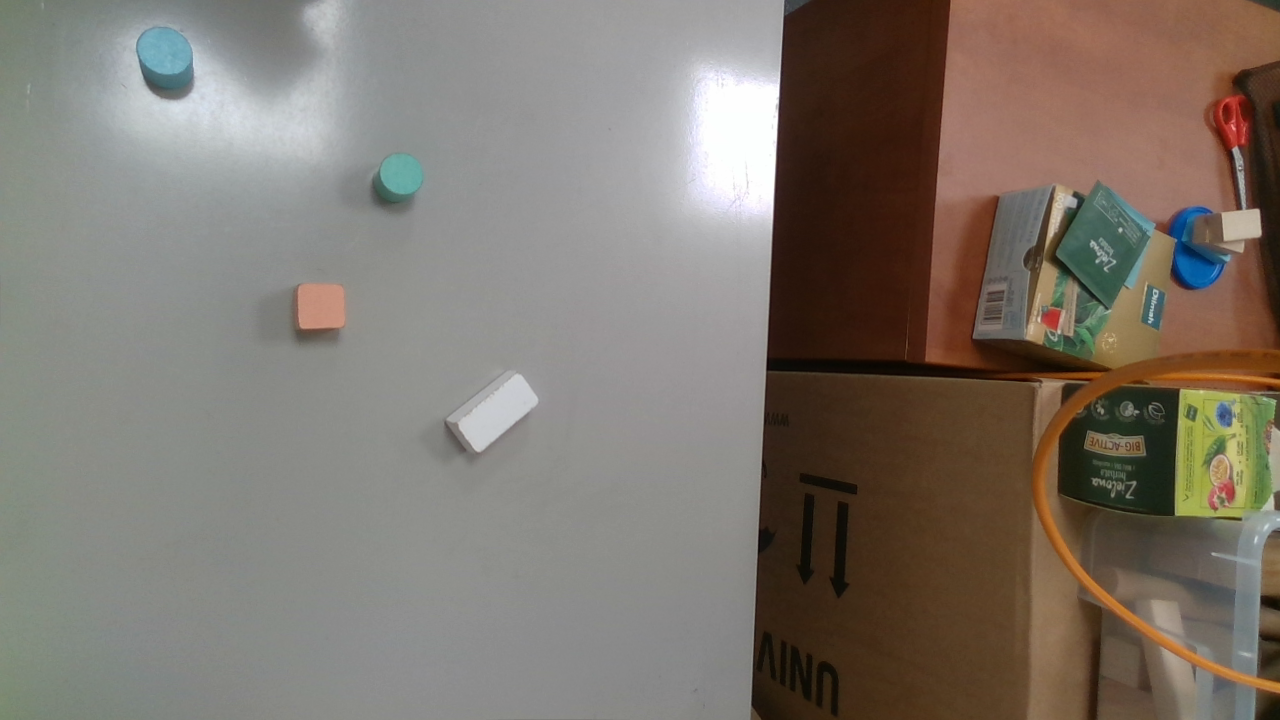
#> input picture hw1_final/stitching/undistorted_img1.png, 1280 x 720 px; the run also reads 1 picture not shown here
$ python stitch.py   (older library calls are emulated)
#> lines starting #> are read from the running program, lines starting #| are printed output that depends on the picture
###### IMPORTING LIBRARIES #####

import cv2
import matplotlib.pyplot as plt
import numpy as np

###### FUNCTIONS USED IN DIFFERENT TASKS #####

# APPLYING PROJECTIVE TRANSFORMATION - USED IN TASKS 2, 4, 5, 6, 7
def apply_projective_transformation(src_image, H):
    height = src_image.shape[0]
    width = src_image.shape[1]
    invH = np.linalg.inv(H)

    corners = np.array([[0, 0, 1], [width-1, 0, 1], [0, height-1, 1], [width-1, height-1, 1]])
    transformed_corners = np.matmul(H, corners.T).T
    transformed_corners /= transformed_corners[:, 2].reshape(-1, 1)

    min_x = int(np.floor(min(transformed_corners[:, 0])))
    max_x = int(np.ceil(max(transformed_corners[:, 0])))
    min_y = int(np.floor(min(transformed_corners[:, 1])))
    max_y = int(np.ceil(max(transformed_corners[:, 1])))

    new_width = max_x - min_x
    new_height = max_y - min_y

    dst_image = np.zeros((new_height, new_width, 3), dtype=np.uint8)

    for y in range(new_height):
        for x in range(new_width):
            dst_pixel = np.array([x+min_x, y+min_y, 1])
            src_pixel = np.matmul(invH, dst_pixel)
            src_x, src_y = int(round(src_pixel[0] / src_pixel[2])), int(round(src_pixel[1] / src_pixel[2]))
            if 0 <= src_x < width and 0 <= src_y < height:
                dst_image[y, x] = src_image[src_y, src_x]

    cv2.imshow("orginal", src_image)
    cv2.waitKey(0)
    cv2.destroyAllWindows()
    cv2.imshow("transformed", dst_image)
    cv2.waitKey(0)
    cv2.destroyAllWindows()

    return dst_image, min_x, max_x, min_y, max_y

# FINDING HOMOGRAPHY - USED IN TASKS 3, 4, 5, 6, 7
def find_homography(src_pts, dst_pts):
    A=[]
    for i in range(len(src_pts)):
        A.append([src_pts[i][0], src_pts[i][1], 1, 0, 0, 0, -dst_pts[i][0]*src_pts[i][0], -dst_pts[i][0]*src_pts[i][1], -dst_pts[i][0]])
        A.append([0, 0, 0, src_pts[i][0], src_pts[i][1], 1, -dst_pts[i][1]*src_pts[i][0], -dst_pts[i][1]*src_pts[i][1], -dst_pts[i][1]])
    A=np.array(A)
    M=np.transpose(A)
    _, _, V = np.linalg.svd(A)
    eigenvector = V[-1, :]
    # WE ASSUME h33=1
    eigenvector=eigenvector/eigenvector[-1]
    H=eigenvector.reshape(3, 3)
    return H

# RESHAPING PHOTO TO PLACE IT ON WHOLE PANORAMA - USED IN TASKS 5, 6, 7
def get_new_shape(img, min_x, max_x, min_y, max_y, offset_x, offset_y):
    height, width=img.shape[0], img.shape[1]
    up=-min_y
    down=max_y-height
    height_new=up+height+down
    left=-min_x
    right=max_x-width
    width_new=left+width+right
    shape_new = np.zeros((height_new, width_new, 3), dtype=np.uint8)
    shape_new[-offset_y:height-offset_y, offset_x:offset_x+width, :]=img[:, :, :]

    return shape_new

# CALCULATING COST WITH MODIFICATION TO PENALISE NOT OVERLAPPING REGIONS - USED IN TASKS 5, 6, 7
def calc_cost(left, right):
    diff = np.abs(left - right)
    grayscale = 0.3 * diff[:, :, 0] + 0.59 * diff[:, :, 1] + 0.11 * diff[:, :, 2]
    pixel1_black=np.all(left == 0, axis=-1)
    pixel2_black = np.all(right == 0, axis=-1)
    not_overlap = (pixel1_black & ~pixel2_black) | (~pixel1_black & pixel2_black)
    penalty=grayscale**2+not_overlap*1000000000
    return penalty

# FINDING SEAM - USED IN TASKS 5, 6, 7
def find_seam(left_img, right_img, left_overlap_line, right_overlap_line):
    height, width=left_img.shape[0], left_img.shape[1]
    left_img_overlap=left_img[:, left_overlap_line:right_overlap_line]
    right_img_overlap=right_img[:, left_overlap_line:right_overlap_line]
    col_length=height
    row_length=right_overlap_line-left_overlap_line

    costs=calc_cost(left_img_overlap, right_img_overlap)

    cost_tab=np.zeros((col_length, row_length))
    path_ids=np.zeros((col_length, row_length), dtype=np.uint32)
    cost_tab[0, :]=costs[0, :]

    for i in range(1, col_length):
        for j in range(row_length):
            best_id=j
            min_cost=cost_tab[i-1, j]
            if j-1>0:
                if cost_tab[i-1, j-1]<min_cost:
                    best_id=j-1
                    min_cost=cost_tab[i-1, j-1]
            if j+1<row_length:
                if cost_tab[i-1, j+1]<min_cost:
                    best_id=j+1
                    min_cost=cost_tab[i-1, j+1]
            cost_tab[i, j]=min_cost+costs[i, j]
            path_ids[i, j]=best_id

    best_path=[]
    best_id = np.argmin(cost_tab[-1])
    for i in range(col_length-1, -1, -1):
        best_path.append([i, best_id+left_overlap_line])
        best_id=path_ids[i, best_id]

    best_path.reverse()

    return best_path

# PLOTTING SEAM - USED IN TASKS 5, 6, 7
def plot_seam(left_img, right_img, seam):
    plt.figure(figsize=(12, 6))

    plt.subplot(1, 2, 1)
    plt.imshow(left_img)
    plt.plot([s[1] for s in seam], [s[0] for s in seam], color='red', linewidth=1)
    plt.title("left image")

    plt.subplot(1, 2, 2)
    plt.imshow(right_img)
    plt.plot([s[1] for s in seam], [s[0] for s in seam], color='red', linewidth=1)
    plt.title("right image")

    plt.show()

# STITCHING TWO PHOTOS - USED IN TASKS 5, 6, 7
def stitch_images(left_img, right_img, seam):
    height, width=left_img.shape[0], left_img.shape[1]
    stitched_img = np.zeros((height, width, 3), dtype=np.uint8)
    for i in range(height):
        stitched_img[i, :seam[i][1], :]=left_img[i, :seam[i][1], :]
        stitched_img[i, seam[i][1]:, :]=right_img[i, seam[i][1]:, :]
    return stitched_img

# FINDING BEST HOMOGRAPHY WITH RANSAC - USED IN TASKS 6, 7
def find_homography_with_ransac(src_pts, dst_pts):
    best_model = None
    max_inliers = 0
    error_t=5
    np.random.seed(1)

    src_pts=np.array(src_pts)
    dst_pts=np.array(dst_pts)
    for _ in range(1000):
        selected_ids = np.random.choice(len(src_pts), 4, replace=False)
        selected_src_pts = src_pts[selected_ids]
        selected_dst_pts = dst_pts[selected_ids]

        H = find_homography(selected_src_pts, selected_dst_pts)

        src_pts_stacked=np.hstack((src_pts, np.ones((len(src_pts), 1))))
        transformed_pts = np.matmul(H, src_pts_stacked.T).T
        transformed_pts = transformed_pts/transformed_pts[:, 2].reshape(-1, 1)
        transformed_pts = transformed_pts[:, :2]

        diffs = np.linalg.norm(transformed_pts-dst_pts, axis=1)

        inliers = np.where(diffs < error_t)[0]

        if len(inliers) > max_inliers:
            best_model = H
            max_inliers = len(inliers)

    return best_model

# CALCULATING HOMOGRAPHY BASED ON SUPERGLUE MATCHING PAIRS WITH RANSAC - USED IN TASKS 6, 7
def calc_homography_based_on_match_pairs(path_matches):
    npz = np.load(path_matches)
    pts1=[]
    pts2=[]
    for i, m in enumerate(npz['matches']):
        if m>=0:
            pts1.append(npz['keypoints0'][i])
            pts2.append(npz['keypoints1'][m])

    pts1=np.array(pts1)
    pts2=np.array(pts2)
    H=find_homography_with_ransac(pts1, pts2)
    return H

###### FUNCTIONS FOR DISPLAYING RESULTS OF PARTICULAR TASKS #####

############################
########## TASK 1 ##########
############################

# [238 lines left out: functions task1, task2, task3, task4, not called in this run]


############################
########## TASK 5 ##########
############################

def task5():
    # PHOTOS TO STITCH
    src_img = cv2.imread(f"./stitching/undistorted_img1.png")
#> src_img is the input picture: shape (720, 1280, 3); mean B, G, R 109.1, 117.9, 126.2
    dst_img = cv2.imread(f"./stitching/undistorted_img2.png")
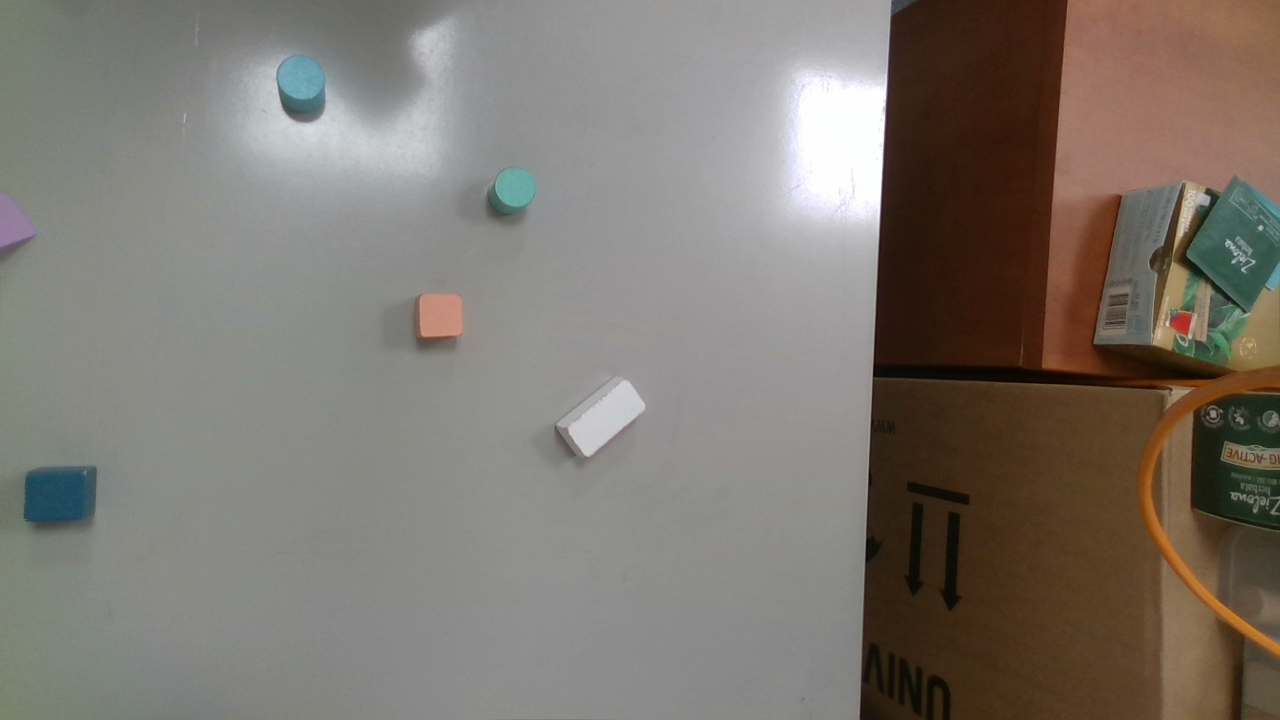
#> input picture hw1_final/stitching/undistorted_img2.png, 1280 x 720 px
#> dst_img is the input picture: shape (720, 1280, 3); mean B, G, R 111.4, 118.9, 125.5

    # H FOUND H IN TASK 4
    H=np.array([[ 7.98740818e-01, -2.10795707e-02,  1.69309897e+02],
        [-4.99802327e-02,  8.80379806e-01,  4.50679763e+01],
        [-1.33520799e-04, -3.90246481e-05,  1.00000000e+00]])

    src_transformed, min_x, max_x, min_y, max_y=apply_projective_transformation(src_img, H)
#> min_x = 158; max_x = 1468; min_y = -23; max_y = 767

    # GETTING TO KNOW CORDINATES FOR MAKING WHOLE PANORAMA AREA AND ALSO FOR CALCULATING OVERLAPPING REGIONS
    min_xdst, max_xdst, min_ydst, max_ydst=0, 1280, 0, 720
    x_min, x_max, y_min, y_max=min(min_x, min_xdst), max(max_x, max_xdst), min(min_y, min_ydst), max(max_y, max_ydst)
#> x_min = 0; x_max = 1468; y_min = -23; y_max = 767

    src_transformed_reshaped=get_new_shape(src_transformed, x_min, x_max, y_min, y_max, min_x, 0)
#> in get_new_shape, `up=-min_y`: up = 23
#> in get_new_shape, `down=max_y-height`: down = -23
#> in get_new_shape, `height_new=up+height+down`: height_new = 790
#> in get_new_shape, `left=-min_x`: left = 0
#> in get_new_shape, `right=max_x-width`: right = 158
#> in get_new_shape, `width_new=left+width+right`: width_new = 1468
    dst_reshaped=get_new_shape(dst_img, x_min, x_max, y_min, y_max, 0, min_y)

    best_seam=find_seam(dst_reshaped, src_transformed_reshaped, min_x, max_xdst)
#> in find_seam, `row_length=right_overlap_line-left_overlap_line`: row_length = 1122
#> in find_seam, `best_id = np.argmin(cost_tab[-1])`: best_id = 367
#> the loop in find_seam, `for i in range(col_length-1, -1, -1):` made 790 passes
#> best_id on passes 1 to 3: 368, 369, 370
#> after the loop in find_seam, `for i in range(col_length-1, -1, -1):`: best_path = 790 pairs, first value 0 to 789, second value 525 to 1003
#> best_seam has the same summary as best_path in find_seam
    plot_seam(dst_reshaped, src_transformed_reshaped, best_seam)

    stitched_img12=stitch_images(dst_reshaped, src_transformed_reshaped, best_seam)
    cv2.imshow("stitched image", stitched_img12)
    cv2.waitKey(0)
    cv2.destroyAllWindows()

    #SAVING FILE
    cv2.imwrite(f"task_5_stitched.jpg", stitched_img12)

############################
########## TASK 6 ##########
############################

def task6():
    # PHOTOS TO STITCH
    dst_img6 = cv2.imread(f"./stitching/undistorted_img8.png")
    src_img6 = cv2.imread(f"./stitching/undistorted_img9.png")
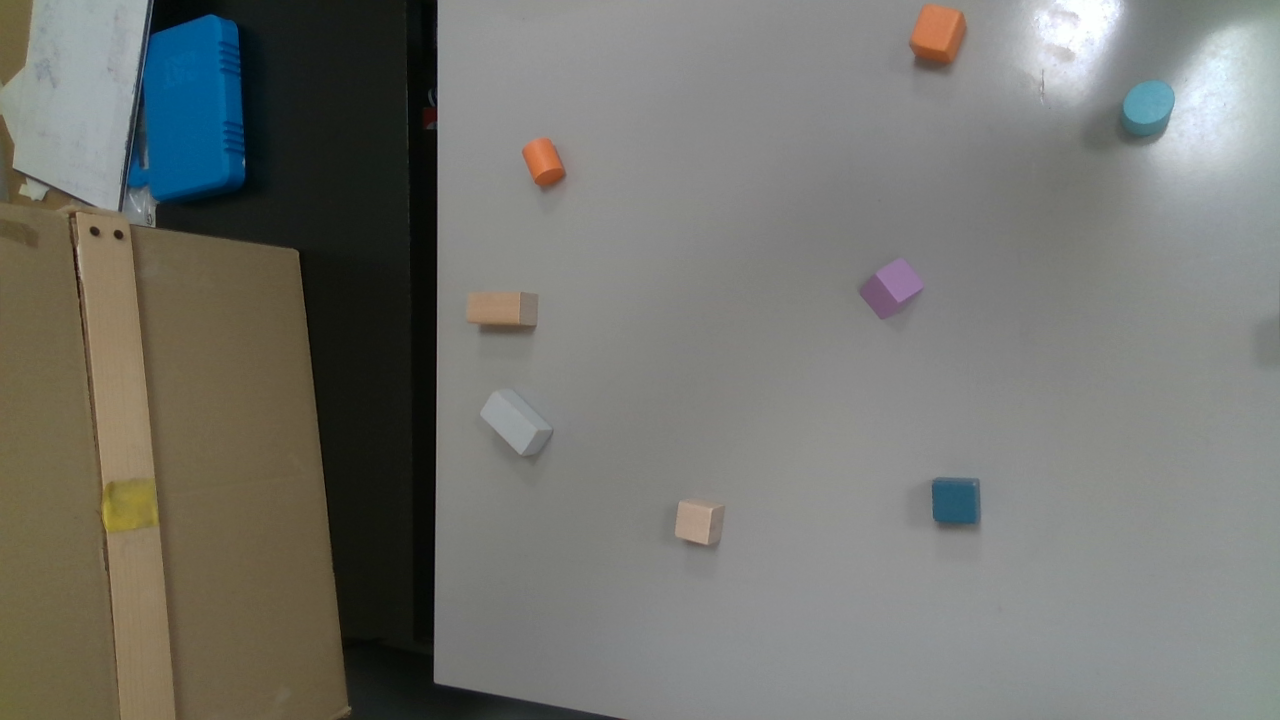
#> input picture hw1_final/stitching/undistorted_img9.png, 1280 x 720 px
#> src_img6 is the input picture: shape (720, 1280, 3); mean B, G, R 111.9, 117, 116.5

    # MATCHING PAIRS FOUNDED WITH SUPERGLUE
    path_matches98 = './matches/undistorted_img9_undistorted_img8_matches.npz'

    H6=calc_homography_based_on_match_pairs(path_matches98)
#> (reads hw1_final/matches/undistorted_img9_undistorted_img8_matches.npz from the repository)

    src_transformed6, min_x, max_x, min_y, max_y=apply_projective_transformation(src_img6, H6)
#> min_x = -137; max_x = 1174; min_y = -30; max_y = 743

    min_xdst, max_xdst, min_ydst, max_ydst=0, 1280, 0, 720
    x_min, x_max, y_min, y_max=min(min_x, min_xdst), max(max_x, max_xdst), min(min_y, min_ydst), max(max_y, max_ydst)
#> x_min = -137; x_max = 1280; y_min = -30; y_max = 743
    src_transformed6_reshaped=get_new_shape(src_transformed6, x_min, x_max, y_min, y_max, 0, 0)
    dst_reshaped6=get_new_shape(dst_img6, x_min, x_max, y_min, y_max, -min_x, min_y)

    best_seam98=find_seam(src_transformed6_reshaped, dst_reshaped6, -min_x, max_x)
#> call 2 of find_seam, with left_overlap_line = 137, right_overlap_line = 1174
#> in find_seam (call 2), `row_length=right_overlap_line-left_overlap_line`: row_length = 1037
#> after the loop in find_seam (call 2), `for i in range(1, col_length):`:
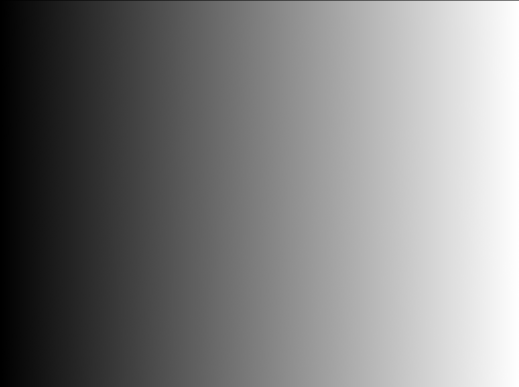
#> path_ids: shape (773, 1037) uint32 (shown at 1/2 size); min 0, max 1036, mean 517.4; drawn with min black and max white
#> in find_seam (call 2), `best_id = np.argmin(cost_tab[-1])`: best_id = 604
#> the loop in find_seam (call 2), `for i in range(col_length-1, -1, -1):` made 773 passes
#> best_id on passes 1 to 3: 605, 606, 607
#> after the loop in find_seam (call 2), `for i in range(col_length-1, -1, -1):`: best_path = 773 pairs, first value 0 to 772, second value 712 to 808
#> best_seam98 has the same summary as best_path in find_seam
    #plot_seam(src_transformed6_reshaped, dst_reshaped6, best_seam98)

    stitched98=stitch_images(src_transformed6_reshaped, dst_reshaped6, best_seam98)
    cv2.imshow("stitched98", stitched98)
    cv2.waitKey(0)
    cv2.destroyAllWindows()

    #SAVING FILE
    cv2.imwrite(f"task_6_stitched.jpg", stitched98)

def task7():
    # STITCHING 5 IMAGES: (IMG1, IMG2, IMG3, IMG4, IMG5)
    def stitch_5_images(dst_img,src_img1, src_img2, src_img4, src_img5, path_matches13, path_matches23, path_matches43, path_matches53):
        # STITCHING ORDER 3<-2, 32<-1, 4->321, 5->4321

        # MATCHING PAIRS FROM SUPERGLUE
        H13=calc_homography_based_on_match_pairs(path_matches13)
#> (reads hw1_final/matches/undistorted_img1_undistorted_img3_matches.npz from the repository)
        H23=calc_homography_based_on_match_pairs(path_matches23)
#> (reads hw1_final/matches/undistorted_img2_undistorted_img3_matches.npz from the repository)
        H43=calc_homography_based_on_match_pairs(path_matches43)
#> (reads hw1_final/matches/undistorted_img4_undistorted_img3_matches.npz from the repository)
        H53=calc_homography_based_on_match_pairs(path_matches53)
        src_transformed13, min_x13, max_x13, min_y13, max_y13=apply_projective_transformation(src_img1, H13)
        src_transformed23, min_x23, max_x23, min_y23, max_y23=apply_projective_transformation(src_img2, H23)
        src_transformed43, min_x43, max_x43, min_y43, max_y43=apply_projective_transformation(src_img4, H43)
        src_transformed53, min_x53, max_x53, min_y53, max_y53=apply_projective_transformation(src_img5, H53)

        # CORDINATES OF MIDDLE PHOTO
        min_x3, max_x3, min_y3, max_y3=0, 1280, 0, 720

        x_min_all, x_max_all=min(min_x3, min_x13, min_x23, min_x43, min_x53), max(max_x3, max_x13, max_x23, max_x43, max_x53)
        y_min_all, y_max_all=min(min_y3, min_y13, min_y23, min_y43, min_y53), max(max_y3, max_y13, max_y23, max_y43, max_y53)

        # IN OUR CASE WE KNOW THAT x_min_all=min_x53, x_max_all=max_x13, y_min_all<0, min_x53<0 min_x43<0, min_x23>0, min_x13>0
        # RESHAPE TO WHOLE PANORAMA BOARD
        src53_transformed_reshaped=get_new_shape(src_transformed53, x_min_all, x_max_all, y_min_all, y_max_all, 0, y_min_all-min_y53)
        src43_transformed_reshaped=get_new_shape(src_transformed43, x_min_all, x_max_all, y_min_all, y_max_all, -(x_min_all-min_x43), y_min_all-min_y43)
        dst_reshaped=get_new_shape(dst_img, x_min_all, x_max_all, y_min_all, y_max_all, -x_min_all, y_min_all)
        src23_transformed_reshaped=get_new_shape(src_transformed23, x_min_all, x_max_all, y_min_all, y_max_all, -x_min_all+min_x23, y_min_all-min_y23)
        src13_transformed_reshaped=get_new_shape(src_transformed13, x_min_all, x_max_all, y_min_all, y_max_all, -x_min_all+min_x13, y_min_all-min_y13)

        # STITCHING 32
        best_seam32=find_seam(dst_reshaped, src23_transformed_reshaped, -x_min_all+min_x23, -x_min_all+max_x3)
        #plot_seam(dst_reshaped, src23_transformed_reshaped, best_seam32)
        stitched32=stitch_images(dst_reshaped, src23_transformed_reshaped, best_seam32)

        # STITCHING 321
        best_seam321=find_seam(stitched32, src13_transformed_reshaped, -x_min_all+min_x13, -x_min_all+max_x23)
        #plot_seam(stitched32, src13_transformed_reshaped, best_seam321)
        stitched321=stitch_images(stitched32, src13_transformed_reshaped, best_seam321)

        # STITCHING 4321
        best_seam4321=find_seam(src43_transformed_reshaped, stitched321, -x_min_all, -x_min_all+max_x43)
        #plot_seam(src43_transformed_reshaped, stitched321, best_seam4321)
        stitched4321=stitch_images(src43_transformed_reshaped, stitched321, best_seam4321)

        # STITCHING 54321
        best_seam54321=find_seam(src53_transformed_reshaped, stitched4321, -x_min_all+min_x43, -x_min_all+max_x53)
        #plot_seam(src53_transformed_reshaped, stitched4321, best_seam54321)
        stitched54321=stitch_images(src53_transformed_reshaped, stitched4321, best_seam54321)

        return stitched54321

    # READING PHOTOS AND MATCHING PAIRS
    dst_img = cv2.imread(f"./stitching/undistorted_img3.png")

    src_img1 = cv2.imread(f"./stitching/undistorted_img1.png")
    path_matches13 = './matches/undistorted_img1_undistorted_img3_matches.npz'

    src_img2 = cv2.imread(f"./stitching/undistorted_img2.png")
    path_matches23 = './matches/undistorted_img2_undistorted_img3_matches.npz'

    src_img4 = cv2.imread(f"./stitching/undistorted_img4.png")
    path_matches43 = './matches/undistorted_img4_undistorted_img3_matches.npz'

    src_img5 = cv2.imread(f"./stitching/undistorted_img5.png")
    path_matches53 = './matches/undistorted_img5_undistorted_img3_matches.npz'

    # STITCHING 5 PHOTOS
    stitched_panorama=stitch_5_images(dst_img,src_img1, src_img2, src_img4, src_img5, path_matches13, path_matches23, path_matches43, path_matches53)
#> in stitch_5_images, `src_transformed13, min_x13, max_x13, min_y13, max_y13=apply_projective..`: min_x13 = 290; max_x13 = 1652; min_y13 = -66; max_y13 = 814
#> after the loop in apply_projective_transformation (call 4), `for y in range(new_height):`:
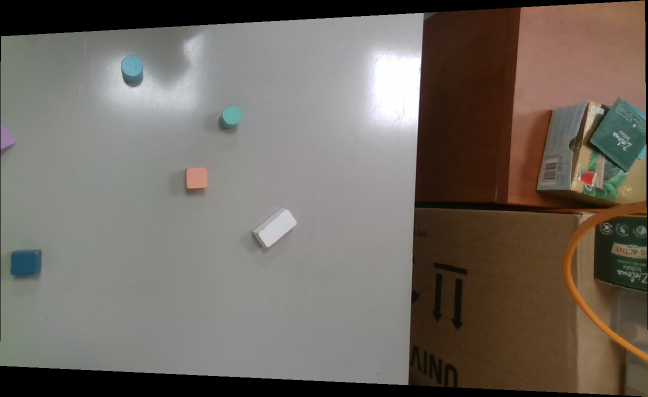
#> dst_image: shape (793, 1296, 3) (shown at 1/2 size); mean B, G, R 97.1, 104.9, 112.4
#> in stitch_5_images, `src_transformed23, min_x23, max_x23, min_y23, max_y23=apply_projective..`: min_x23 = 156; max_x23 = 1452; min_y23 = -32; max_y23 = 761
    cv2.imshow("stitched panorama", stitched_panorama)
    cv2.waitKey(0)
    cv2.destroyAllWindows()

    # SAVING FILE
    cv2.imwrite(f"task_7_stitched.jpg", stitched_panorama)


if __name__ == '__main__':
    # [4 lines of commented-out code are left out]
    task5()
    task6()
#> (the run stopped early here; a loop or call above may not have finished)
